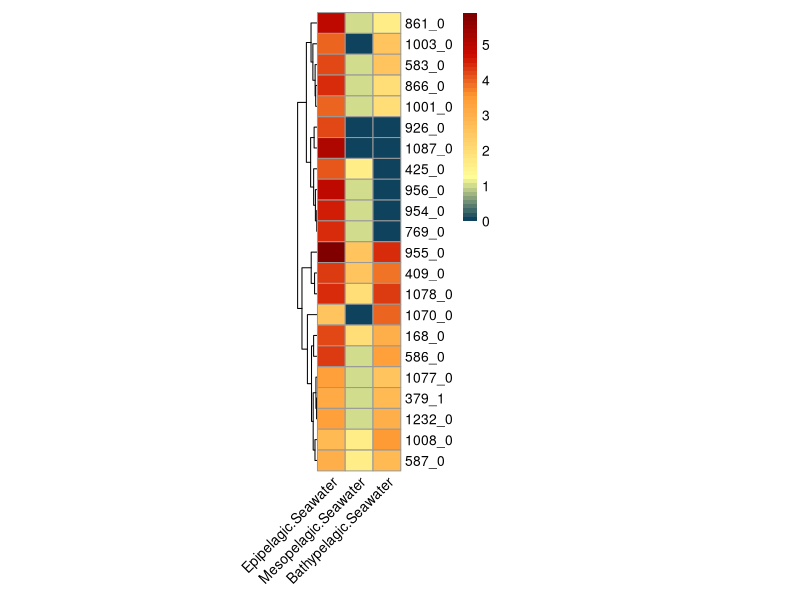
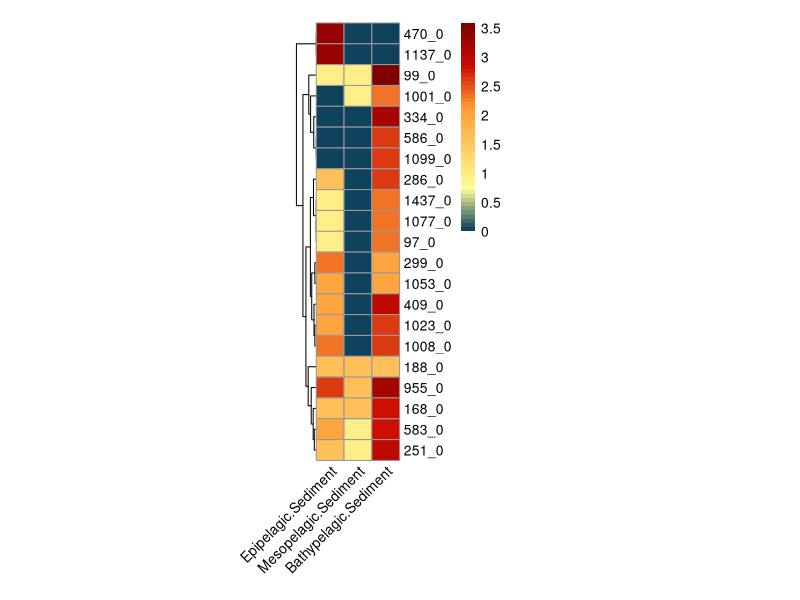
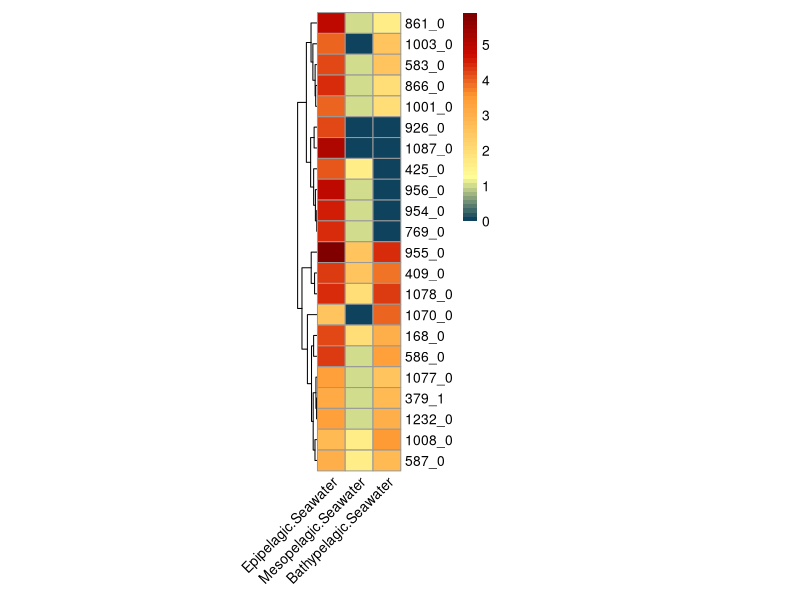
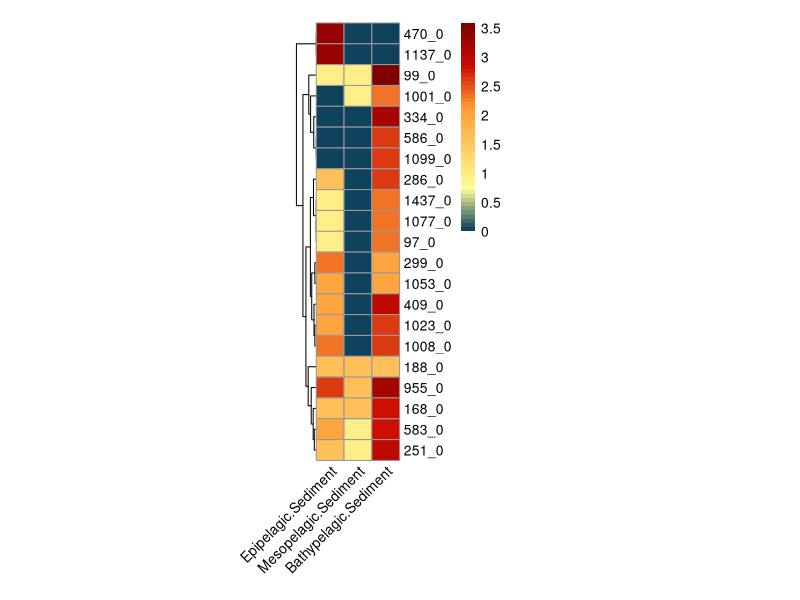

Generate these figures, in order, with R:
library(pheatmap)
save_pheatmap_pdf <- function(x, filename, width=7, height=7) {
  stopifnot(!missing(x))
  stopifnot(!missing(filename))
  pdf(filename, width=width, height=height)
  grid::grid.newpage()
  grid::grid.draw(x$gtable)
  dev.off()
}

##### prophage cluster seawater pheatmap #####
dphcluster_sample <- read.table("4figure_heatmap_cluster_sample_type_Seawater.txt",header = T,sep = "\t",row.names = 1)
p2_3 <- pheatmap(dphcluster_sample,
                 cluster_cols = F,treeheight_row = 10,
                 cellwidth = 20, cellheight = 15,
                 fontsize = 10,angle_col="45",
                 colorRampPalette(colors= c("#0F425CFF","#FFFF99","#FFCC66","#FF9933","#CC0C00FF","#800000FF"))(50))
#         annotation_row = anno_row,annotation_colors = anno_colos)
save_pheatmap_pdf(p2_3,"prophage_cluster_seawater_pheatmap.pdf",3,10)

##### prophage cluster seawater pheatmap #####
dphcluster_sample <- read.table("4figure_heatmap_cluster_sample_type_Sediment.txt",header = T,sep = "\t",row.names = 1)
p2_4 <- pheatmap(dphcluster_sample,
                 cluster_cols = F,treeheight_row = 10,
                 cellwidth = 20, cellheight = 15,
                 fontsize = 10,angle_col="45",
                 colorRampPalette(colors= c("#0F425CFF","#FFFF99","#FFCC66","#FF9933","#CC0C00FF","#800000FF"))(50))
#         annotation_row = anno_row,annotation_colors = anno_colos)
save_pheatmap_pdf(p2_4,"prophage_cluster_sediment_pheatmap.pdf",3,10)

